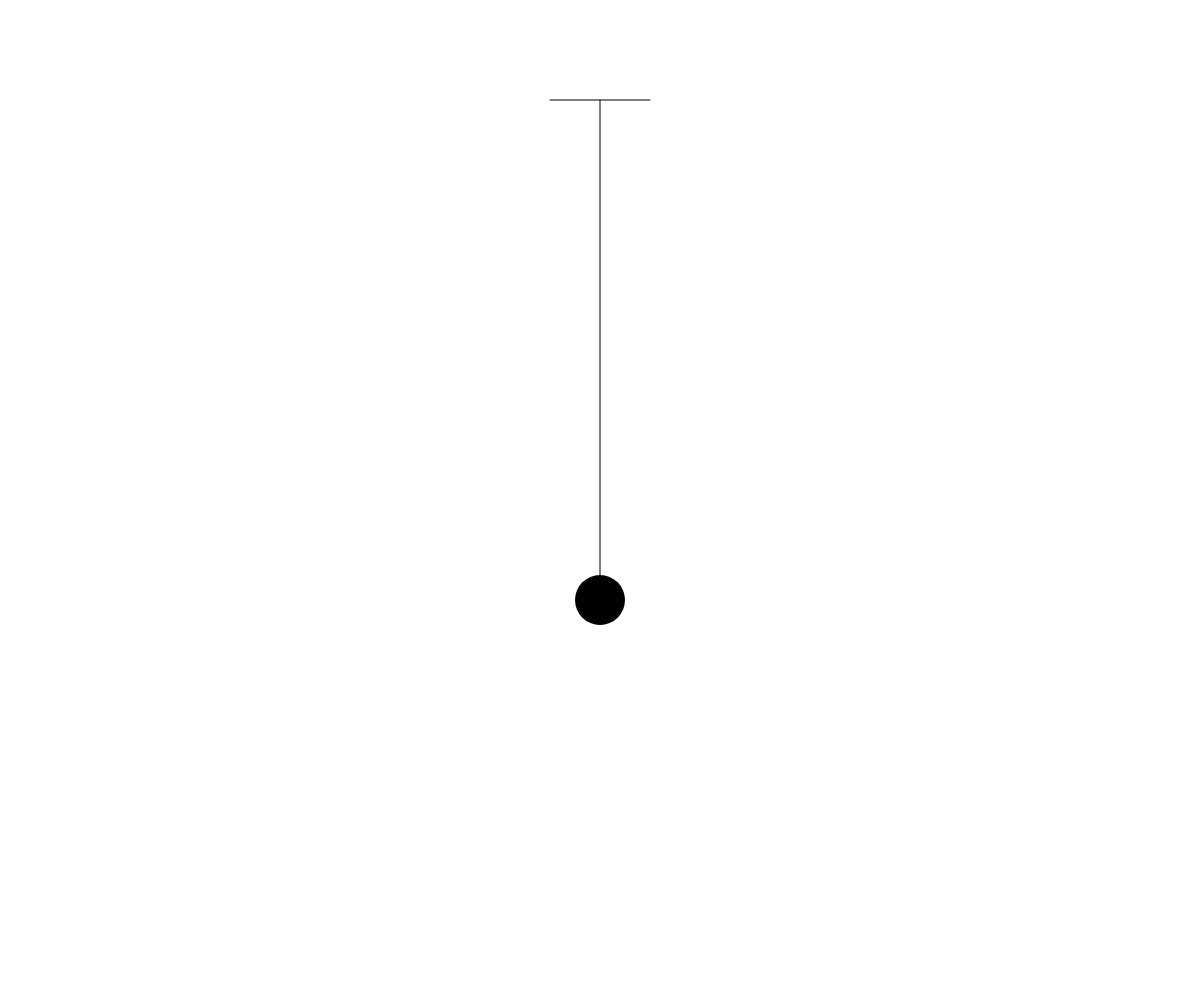
Frame 1 (no input)
Frame 60 (no input): identical to frame 1, image omitted
Frame 120 (the mouse pressed at the canvas centre since frame 60): identical to frame 1, image omitted

The p5.js sketch that drew this single still picture (run headless with seeded random() and noise() and a simulated clock; from frame 60 on, the mouse is pressed at the canvas centre):

// p5.js sketch
// ── sketch.js
var x1 = 0,
    y1 = 0,
    x2 = 0,
    y2 = 0,
    length = 500,
    angle = 0,
    vel = 0,
    acc = 0,
    gravity = 4.8,
    mass = 0.5;

function setup(){
  createCanvas(window.innerWidth,window.innerHeight);
}

function draw(){
  translate(600,100);
  background(255);
  stroke(0);
  x2 = length * sin(angle);
  y2 = length * cos(angle);
  line(-50,0,50,0);
  line(x1,y1,x2,y2);
  fill(0);
  noStroke();
  ellipse(x2,y2,mass*100,mass*100);
  acc = - ((mass * gravity)/length * sin(angle));
  angle += vel;
  // console.log(angle);
  vel += acc;
  vel *= 0.995;
}

function mouseDragged(){
  angle = Math.asin((mouseX-600)/length);
}
